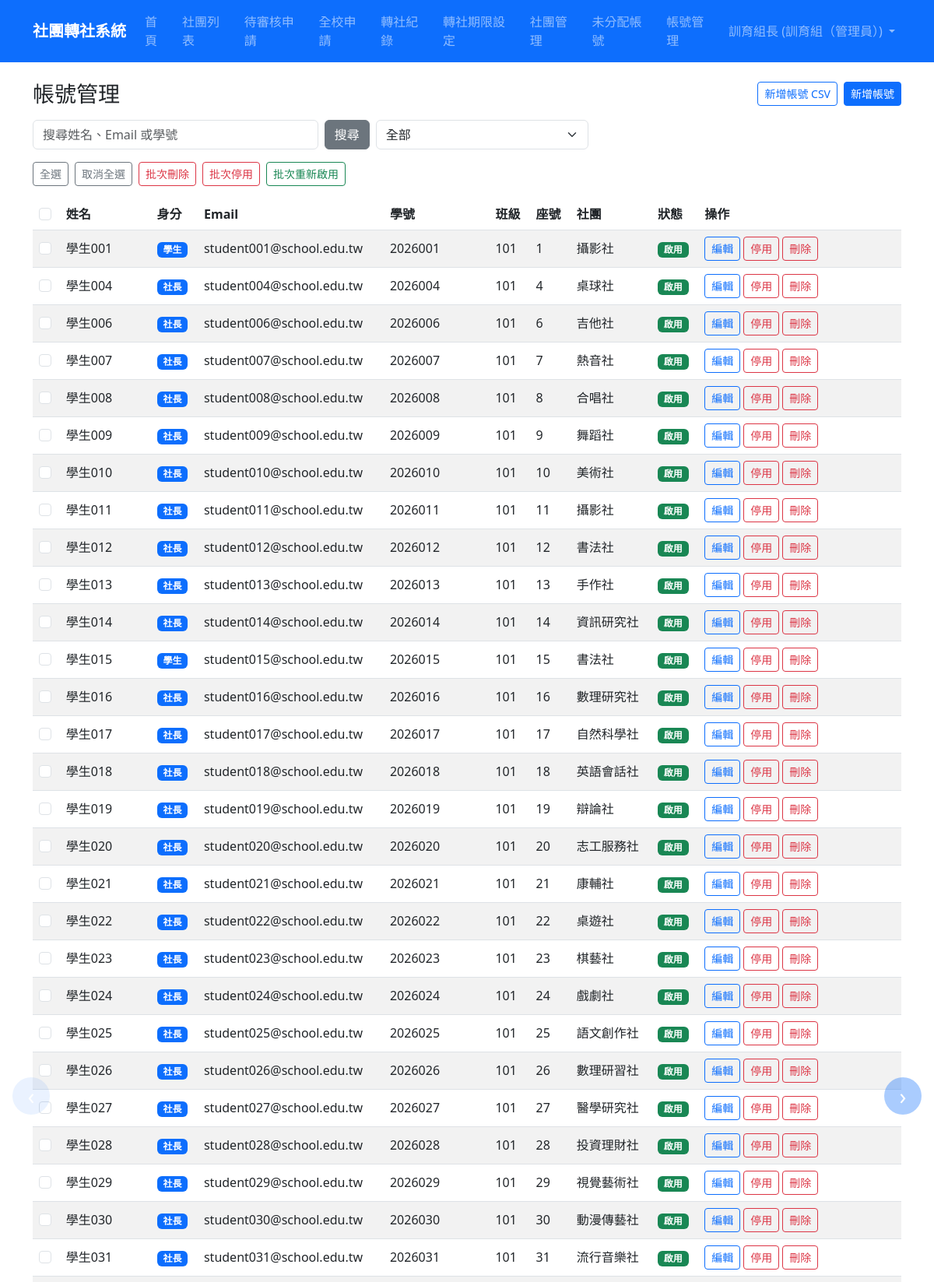
The page /admin-panel/accounts/ (signed in, upper part) on the database its author committed.
### accounts/models.py (models this page shows, shortened)
class User(django.contrib.auth.models.AbstractUser):
    ROLE_CHOICES = [
        ('student', '學生'),
        ('president', '社長'),
        ('teacher', '指導老師'),
        ('admin', '訓育組（管理員）'),
    ]
    role = models.CharField(
        max_length=20,
        choices=ROLE_CHOICES,
        default='student',
        verbose_name='身分組'
    )
    student_id = models.CharField(
        max_length=20,
        blank=True,
        verbose_name='學號'
    )
    class_name = models.CharField(
        max_length=20,
        blank=True,
        verbose_name='班級'
    )
    seat_number = models.PositiveSmallIntegerField(
        null=True,
        blank=True,
        verbose_name='座號'
    )
    club = models.ForeignKey(
        'clubs.Club',
        on_delete=models.SET_NULL,
        null=True,
        blank=True,
        verbose_name='所屬社團',
        related_name='members'
    )
    class Meta:
        verbose_name = '使用者'
        verbose_name_plural = '使用者'

### clubs/models.py (models this page shows, shortened)
class Club(models.Model):
    CATEGORY_CHOICES = [
        ('academic', '學術類'),
        ('arts', '藝文類'),
        ('performance', '藝能類'),
        ('recreation', '康輔類'),
        ('sports', '體育類'),
    ]
    code = models.CharField(max_length=10, unique=True, null=True, blank=True, verbose_name='社團代號')
    name = models.CharField(max_length=100, verbose_name='社團名稱')
    teacher = models.CharField(max_length=50, default='', verbose_name='指導老師')
    president = models.CharField(max_length=50, default='', verbose_name='社長')
    location = models.CharField(max_length=100, blank=True, verbose_name='社課場地')
    category = models.CharField(max_length=20, choices=CATEGORY_CHOICES, blank=True, verbose_name='類別')
    description = models.TextField(blank=True, verbose_name='社團描述')
    max_members = models.PositiveIntegerField(default=30, verbose_name='人數上限')
    current_members = models.PositiveIntegerField(default=0, verbose_name='現有人數')
    is_active = models.BooleanField(default=True, verbose_name='啟用中')
    created_at = models.DateTimeField(auto_now_add=True, verbose_name='建立時間')
    updated_at = models.DateTimeField(auto_now=True, verbose_name='更新時間')
    class Meta:
        verbose_name = '社團'
        verbose_name_plural = '社團'
        ordering = ['name']
    def __str__(self):
        return self.name

### accounts/views.py (the view)
# urls.py: path('admin-panel/accounts/', views.AccountAdminListView.as_view(), name='account_admin_list'),
class AccountAdminListView(LoginRequiredMixin, AdminRequiredMixin, ListView):
    template_name = 'accounts/account_admin_list.html'
    context_object_name = 'accounts'
    paginate_by = 50
    allowed_roles = ['student', 'president', 'teacher']
    def get_queryset(self):
        queryset = User.objects.filter(
            role__in=self.allowed_roles,
            is_superuser=False,
        ).select_related('club').order_by('role', 'username')
        role = self.request.GET.get('role', '').strip()
        if role in self.allowed_roles:
            queryset = queryset.filter(role=role)
        elif role == 'inactive':
            queryset = queryset.filter(is_active=False)
        query = self.request.GET.get('q', '').strip()
        if query:
            queryset = queryset.filter(
                Q(first_name__icontains=query)
                | Q(student_id__icontains=query)
                | Q(email__icontains=query)
            )
        return queryset
    def get_context_data(self, **kwargs):
        context = super().get_context_data(**kwargs)
        context['q'] = self.request.GET.get('q', '').strip()
        context['selected_role'] = self.request.GET.get('role', '').strip()
        context['role_options'] = [
            ('', '全部'),
            ('student', '學生'),
            ('president', '社長'),
            ('teacher', '指導老師'),
            ('inactive', '已停用帳號'),
        ]
        return context

### templates/accounts/account_admin_list.html (shortened to what this page needs)
{% extends "base.html" %}
{% load account_extras %}
{% block content %}
<div class="d-flex justify-content-between align-items-center mb-3">
    <h1 class="h3 mb-0">帳號管理</h1>
    <div class="d-flex flex-wrap gap-2">
        <a class="btn btn-outline-primary btn-sm" href="{% url 'account_admin_import' %}">新增帳號 CSV</a>
        <a class="btn btn-primary btn-sm" href="{% url 'account_admin_create' %}">新增帳號</a>
    </div>
</div>
<form method="get" class="row g-2 mb-3" id="account-filter-form">
    <div class="col-sm-6 col-md-4">
        <input type="search" name="q" value="{{ q }}" class="form-control" placeholder="搜尋姓名、Email 或學號">
    </div>
    <div class="col-auto">
        <button type="submit" class="btn btn-secondary">搜尋</button>
    </div>
    <div class="col-sm-4 col-md-3">
        <select name="role" class="form-select" id="account-role-filter">
            {% for value, label in role_options %}
                <option value="{{ value }}" {% if selected_role == value %}selected{% endif %}>{{ label }}</option>
            {% endfor %}
        </select>
    </div>
</form>
<div class="d-flex flex-wrap gap-2 mb-3">
    <button type="button" class="btn btn-outline-secondary btn-sm" id="select-all-accounts">全選</button>
    <button type="button" class="btn btn-outline-secondary btn-sm" id="clear-all-accounts">取消全選</button>
    <button type="submit" class="btn btn-outline-danger btn-sm" form="account-bulk-form" formaction="{% url 'account_admin_bulk_delete_confirm' %}">批次刪除</button>
    <button type="submit" class="btn btn-outline-danger btn-sm" form="account-bulk-form" formaction="{% url 'account_admin_bulk_deactivate' %}">批次停用</button>
    <button type="submit" class="btn btn-outline-success btn-sm" form="account-bulk-form" formaction="{% url 'account_admin_bulk_reactivate' %}">批次重新啟用</button>
</div>
<div class="table-responsive">
    <table class="table table-striped table-hover align-middle">
        <thead>
            <tr>
                <th scope="col">
                    <input type="checkbox" class="form-check-input" id="toggle-all-accounts" aria-label="全選帳號">
                </th>
                <th>姓名</th>
                <th>身分</th>
                <th>Email</th>
                <th>學號</th>
                <th>班級</th>
                <th>座號</th>
                <th>社團</th>
                <th>狀態</th>
                <th>操作</th>
            </tr>
        </thead>
        <tbody>
            {% for account in accounts %}
                <tr>
                    <td>
                        <input type="checkbox" class="form-check-input account-checkbox" name="account_ids" value="{{ account.pk }}" form="account-bulk-form" aria-label="選取 {{ account.username }}">
                    </td>
                    <td>{{ account.first_name|default:account.username }}</td>
                    <td>
                        {% if account.role == 'student' or account.role == 'president' %}
                            <span class="badge bg-primary">{{ account|display_role }}</span>
                        {% elif account.role == 'teacher' %}
                            <span class="badge bg-info text-dark">指導老師</span>
                        {% else %}
                            {{ account|display_role }}
                        {% endif %}
                    </td>
                    <td>{{ account.email|default:"—" }}</td>
                    <td>{{ account.student_id|default:"—" }}</td>
                    {% if account.role == 'teacher' %}
                        <td>—</td>
                        <td>—</td>
                        <td>—</td>
                    {% else %}
                        <td>{{ account.class_name|default:"—" }}</td>
                        <td>{{ account.seat_number|default:"—" }}</td>
                        <td>{{ account.club|default:"—" }}</td>
                    {% endif %}
                    <td>
                        {% if account.is_active %}
                            <span class="badge bg-success">啟用</span>
                        {% else %}
                            <span class="badge bg-secondary">停用</span>
                        {% endif %}
                    </td>
                    <td>
                        <div class="d-flex flex-wrap gap-1">
                            {% if account.role == 'teacher' %}
                                <a href="{% url 'teacher_admin_edit' account.pk %}?next=account_admin_list" class="btn btn-sm btn-outline-primary">編輯</a>
                                {% if account.is_active %}
                                    <a href="{% url 'teacher_admin_deactivate' account.pk %}?next=account_admin_list" class="btn btn-sm btn-outline-danger">停用</a>
                                {% else %}
                                    <form method="post" action="{% url 'teacher_admin_reactivate' account.pk %}" class="d-inline">
                                        {% csrf_token %}
                                        <input type="hidden" name="next" value="account_admin_list">
                                        <button type="submit" class="btn btn-sm btn-outline-success">重新啟用</button>
                                    </form>
                                {% endif %}
                                <a href="{% url 'teacher_admin_delete' account.pk %}?next=account_admin_list" class="btn btn-sm btn-outline-danger">刪除</a>
                            {% else %}
                                <a href="{% url 'student_admin_edit' account.pk %}?next=account_admin_list" class="btn btn-sm btn-outline-primary">編輯</a>
                                {% if account.is_active %}
                                    <a href="{% url 'student_admin_deactivate' account.pk %}?next=account_admin_list" class="btn btn-sm btn-outline-danger">停用</a>
                                {% else %}
                                    <form method="post" action="{% url 'student_admin_reactivate' account.pk %}" class="d-inline">
                                        {% csrf_token %}
                                        <input type="hidden" name="next" value="account_admin_list">
                                        <button type="submit" class="btn btn-sm btn-outline-success">重新啟用</button>
                                    </form>
                                {% endif %}
                                <a href="{% url 'student_admin_delete' account.pk %}?next=account_admin_list" class="btn btn-sm btn-outline-danger">刪除</a>
                            {% endif %}
                        </div>
                    </td>
                </tr>
            {% empty %}
                <tr>
                    <td colspan="10" class="text-center text-muted">沒有符合條件的帳號。</td>
                </tr>
            {% endfor %}
        </tbody>
    </table>
</div>
{% if is_paginated %}
    {% if page_obj.has_previous %}
        <a class="account-page-arrow left" href="?q={{ q|urlencode }}&role={{ selected_role|urlencode }}&page={{ page_obj.previous_page_number }}" aria-label="上一頁">&lsaquo;</a>
    {% else %}
        <span class="account-page-arrow left disabled" aria-hidden="true">&lsaquo;</span>
    {% endif %}
    {% if page_obj.has_next %}
        <a class="account-page-arrow right" href="?q={{ q|urlencode }}&role={{ selected_role|urlencode }}&page={{ page_obj.next_page_number }}" aria-label="下一頁">&rsaquo;</a>
    {% else %}
        <span class="account-page-arrow right disabled" aria-hidden="true">&rsaquo;</span>
    {% endif %}
{% endif %}
{% endblock %}

### templates/base.html (shortened to what this page needs)
<!DOCTYPE html>
{% load account_extras %}
<html lang="zh-TW">
<head>
    <link href="https://cdn.jsdelivr.net/npm/bootstrap@5.3.0/dist/css/bootstrap.min.css" rel="stylesheet">
</head>
<body>
    <nav class="navbar navbar-expand-lg navbar-dark bg-primary">
        <div class="container">
            <a class="navbar-brand" href="{% url 'home' %}">社團轉社系統</a>
            <div class="collapse navbar-collapse" id="navbarNav">
                <ul class="navbar-nav me-auto">
                    <li class="nav-item">
                        <a class="nav-link" href="{% url 'home' %}">首頁</a>
                    </li>
                    <li class="nav-item">
                        <a class="nav-link" href="{% url 'club_list' %}">社團列表</a>
                    </li>
                    {% if user.is_authenticated %}
                        {% if user.is_superuser or user.role == 'president' or user.role == 'teacher' or user.role == 'admin' %}
                            <li class="nav-item">
                                <a class="nav-link position-relative" href="{% url 'pending_approvals' %}">
                                    待審核申請
                                </a>
                            </li>
                        {% endif %}
                        {% if user.is_superuser or user.role == 'admin' %}
                            <li class="nav-item">
                                <a class="nav-link" href="{% url 'all_requests' %}">全校申請</a>
                            </li>
                        {% endif %}
                        {% if user.is_superuser or user.role == 'admin' %}
                            <li class="nav-item">
                                <a class="nav-link" href="{% url 'transfer_record_archive_list' %}">轉社紀錄</a>
                            </li>
                            <li class="nav-item">
                                <a class="nav-link" href="{% url 'transfer_window_settings' %}">轉社期限設定</a>
                            </li>
                            <li class="nav-item">
                                <a class="nav-link" href="{% url 'club_admin_list' %}">社團管理</a>
                            </li>
                            <li class="nav-item">
                                <a class="nav-link" href="{% url 'unassigned_account_list' %}">未分配帳號</a>
                            </li>
                            <li class="nav-item">
                                <a class="nav-link" href="{% url 'account_admin_list' %}">帳號管理</a>
                            </li>
                        {% endif %}
                    {% endif %}
                </ul>
                <ul class="navbar-nav">
                    {% if user.is_authenticated %}
                        <li class="nav-item dropdown">
                            <a class="nav-link dropdown-toggle" href="#" role="button" data-bs-toggle="dropdown">
                                {{ user.get_full_name|default:user.username }} ({{ user|display_role }})
                            </a>
                        </li>
                    {% else %}
                        <li class="nav-item">
                            <a class="nav-link" href="{% url 'login' %}">登入</a>
                        </li>
                    {% endif %}
                </ul>
            </div>
        </div>
    </nav>
    <main class="container my-4">
        {% block content %}{% endblock %}
    </main>
</body>
</html>

### rows shown on the page
User: get_full_name "訓育組長", role "訓育組（管理員）"
User: first_name "學生001", role+club+id "學生", email "student001@school.edu.tw", student_id "2026001", class_name "101", seat_number "1", club "攝影社", is_active "啟用", shows "編輯"
User: first_name "學生004", role+club+id "社長", email "student004@school.edu.tw", student_id "2026004", class_name "101", seat_number "4", club "桌球社", is_active "啟用", shows "編輯"
User: first_name "學生006", role+club+id "社長", email "student006@school.edu.tw", student_id "2026006", class_name "101", seat_number "6", club "吉他社", is_active "啟用", shows "編輯"
User: first_name "學生007", role+club+id "社長", email "student007@school.edu.tw", student_id "2026007", class_name "101", seat_number "7", club "熱音社", is_active "啟用", shows "編輯"
User: first_name "學生008", role+club+id "社長", email "student008@school.edu.tw", student_id "2026008", class_name "101", seat_number "8", club "合唱社", is_active "啟用", shows "編輯"
User: first_name "學生009", role+club+id "社長", email "student009@school.edu.tw", student_id "2026009", class_name "101", seat_number "9", club "舞蹈社", is_active "啟用", shows "編輯"
User: first_name "學生010", role+club+id "社長", email "student010@school.edu.tw", student_id "2026010", class_name "101", seat_number "10", club "美術社", is_active "啟用", shows "編輯"
User: first_name "學生011", role+club+id "社長", email "student011@school.edu.tw", student_id "2026011", class_name "101", seat_number "11", club "攝影社", is_active "啟用", shows "編輯"
User: first_name "學生012", role+club+id "社長", email "student012@school.edu.tw", student_id "2026012", class_name "101", seat_number "12", club "書法社", is_active "啟用", shows "編輯"
User: first_name "學生013", role+club+id "社長", email "student013@school.edu.tw", student_id "2026013", class_name "101", seat_number "13", club "手作社", is_active "啟用", shows "編輯"
User: first_name "學生014", role+club+id "社長", email "student014@school.edu.tw", student_id "2026014", class_name "101", seat_number "14", club "資訊研究社", is_active "啟用", shows "編輯"
User: first_name "學生015", role+club+id "學生", email "student015@school.edu.tw", student_id "2026015", class_name "101", seat_number "15", club "書法社", is_active "啟用", shows "編輯"
User: first_name "學生016", role+club+id "社長", email "student016@school.edu.tw", student_id "2026016", class_name "101", seat_number "16", club "數理研究社", is_active "啟用", shows "編輯"
User: first_name "學生017", role+club+id "社長", email "student017@school.edu.tw", student_id "2026017", class_name "101", seat_number "17", club "自然科學社", is_active "啟用", shows "編輯"
User: first_name "學生018", role+club+id "社長", email "student018@school.edu.tw", student_id "2026018", class_name "101", seat_number "18", club "英語會話社", is_active "啟用", shows "編輯"
User: first_name "學生019", role+club+id "社長", email "student019@school.edu.tw", student_id "2026019", class_name "101", seat_number "19", club "辯論社", is_active "啟用", shows "編輯"
User: first_name "學生020", role+club+id "社長", email "student020@school.edu.tw", student_id "2026020", class_name "101", seat_number "20", club "志工服務社", is_active "啟用", shows "編輯"
User: first_name "學生021", role+club+id "社長", email "student021@school.edu.tw", student_id "2026021", class_name "101", seat_number "21", club "康輔社", is_active "啟用", shows "編輯"
User: first_name "學生022", role+club+id "社長", email "student022@school.edu.tw", student_id "2026022", class_name "101", seat_number "22", club "桌遊社", is_active "啟用", shows "編輯"
User: first_name "學生023", role+club+id "社長", email "student023@school.edu.tw", student_id "2026023", class_name "101", seat_number "23", club "棋藝社", is_active "啟用", shows "編輯"
User: first_name "學生024", role+club+id "社長", email "student024@school.edu.tw", student_id "2026024", class_name "101", seat_number "24", club "戲劇社", is_active "啟用", shows "編輯"
User: first_name "學生025", role+club+id "社長", email "student025@school.edu.tw", student_id "2026025", class_name "101", seat_number "25", club "語文創作社", is_active "啟用", shows "編輯"
User: first_name "學生026", role+club+id "社長", email "student026@school.edu.tw", student_id "2026026", class_name "101", seat_number "26", club "數理研習社", is_active "啟用", shows "編輯"
User: first_name "學生027", role+club+id "社長", email "student027@school.edu.tw", student_id "2026027", class_name "101", seat_number "27", club "醫學研究社", is_active "啟用", shows "編輯"
User: first_name "學生028", role+club+id "社長", email "student028@school.edu.tw", student_id "2026028", class_name "101", seat_number "28", club "投資理財社", is_active "啟用", shows "編輯"
User: first_name "學生029", role+club+id "社長", email "student029@school.edu.tw", student_id "2026029", class_name "101", seat_number "29", club "視覺藝術社", is_active "啟用", shows "編輯"
User: first_name "學生030", role+club+id "社長", email "student030@school.edu.tw", student_id "2026030", class_name "101", seat_number "30", club "動漫傳藝社", is_active "啟用", shows "編輯"
User: first_name "學生031", role+club+id "社長", email "student031@school.edu.tw", student_id "2026031", class_name "101", seat_number "31", club "流行音樂社", is_active "啟用", shows "編輯"

### other values the page prints
form field role "全部"
